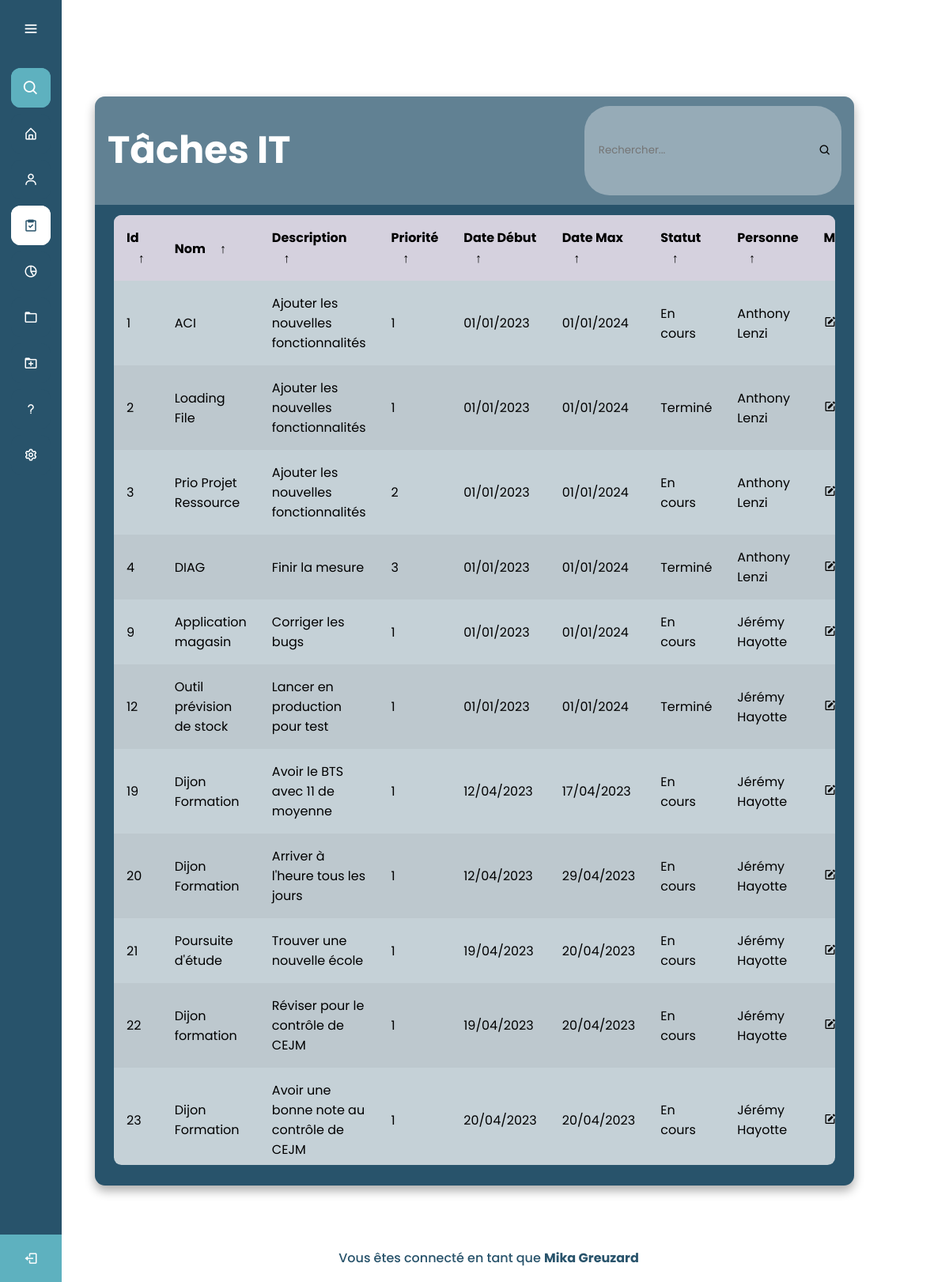
The page /PAGES/ADMIN_Tache.php (signed in) on the database its author committed.
### tables this page shows
CREATE TABLE Tache (
    IdTache INTEGER PRIMARY KEY NOT NULL,
    NomTache TEXT NOT NULL,
    DescriptionTache TEXT NOT NULL,
    PrioriteTache INTEGER NOT NULL,
    DateDebutTache TEXT NOT NULL,
    DateMaxTache TEXT NOT NULL,
    StatutTache TEXT NOT NULL,
    IdUtilisateur INTEGER NOT NULL,
    FOREIGN KEY (IdUtilisateur) REFERENCES Utilisateur(IdUtilisateur)
);

### PAGES/ADMIN_Tache.php (the view, shortened to what this page needs)
<!DOCTYPE html>
<html lang="en" dir="ltr">
  <head>
    <link rel="stylesheet" href="../CSS/ADMIN_Tache.css">
    <link href='https://unpkg.com/boxicons@2.0.7/css/boxicons.min.css' rel='stylesheet'>
   </head>
<body>
  <div class="sidebar">
    <div class="logo-details">
        <i class='bx bx-menu' id="btn" ></i>
    </div>
    <ul class="nav-list">
      <li>
          <i class='bx bx-search' ></i>
      </li>
      <li>
        <a href="../PAGES/ADMIN_Index.php">
          <i class='bx bx-home-alt Accueil'></i>
        </a>
      </li>
      <li>
       <a href="../PAGES/ADMIN_Equipe.php" class='Equipe'>
         <i class='bx bx-user Equipe' ></i>
       </a>
     </li>
     <li>
       <a href="../PAGES/ADMIN_Tache" class='Tache'>
         <i class='bx bx-task Tache'></i>
       </a>
     </li>
     <li>
       <a href="#">
         <i class='bx bx-pie-chart-alt-2' ></i>
       </a>
     </li>
     <li>
       <a href="#">
         <i class='bx bx-folder' ></i>
       </a>
     </li>
     <li>
       <a href="#">
         <i class='bx bx-folder-plus'></i>
       </a>
     </li>
     <li>
       <a href="#">
         <i class='bx bx-question-mark'></i>
       </a>
     </li>
     <li>
       <a href="#">
         <i class='bx bx-cog' ></i>
       </a>
     </li>
     <li class="profile no-animation">
        <div class="profile-details">
          <div class="name_job">
          <div class="name"><?php echo isset($_SESSION['PrenomUtilisateur']) && isset($_SESSION['NomUtilisateur']) ? $_SESSION['PrenomUtilisateur'] . ' ' . $_SESSION['NomUtilisateur'] : ''; ?></div>
          <div class="job"><?php echo isset($_SESSION['StatutUtilisateur']) ? $_SESSION['StatutUtilisateur'] : ''; ?></div>
          </div>
        </div>
        <a href="../PAGES/Login.php" class='TEST'>
          <i class='bx bx-log-out' id="log_out"></i>
        </a>
      </li>
    </ul>
  </div>
  <section class="home-section">
  <body>
    <main class="table">
        <section class="table__header">
            <h1 class='TableTitre'>Tâches <?php echo $_SESSION['ServiceUtilisateur']?></h1>
            <div class="input-group">
                <input type="search" placeholder="Rechercher...">
                <i class='bx bx-search'></i>
            </div>
        </section>
        <section class="table__body">
            <table>
                <thead>
                    <tr>
                        <th> Id <span class="icon-arrow">&UpArrow;</span></th>
                        <th> Nom <span class="icon-arrow">&UpArrow;</span></th>
                        <th> Description <span class="icon-arrow">&UpArrow;</span></th>
                        <th> Priorité <span class="icon-arrow">&UpArrow;</span></th>
                        <th> Date début <span class="icon-arrow">&UpArrow;</span></th>
                        <th> Date max <span class="icon-arrow">&UpArrow;</span></th>
                        <th> Statut <span class="icon-arrow">&UpArrow;</span></th>
                        <th> Personne <span class="icon-arrow">&UpArrow;</span></th>
                        <th> Modifier <span class="icon-arrow">&UpArrow;</span></th>
                    </tr>
                </thead>
                <tbody>
                    <?php
                      try {
                          $pdo = new PDO("sqlite:../DATABASE/bdd.sqlite");
                          $Taches = $pdo->query("SELECT Tache.*, Utilisateur.NomUtilisateur, Utilisateur.PrenomUtilisateur FROM Tache INNER JOIN Utilisateur ON Tache.IdUtilisateur = Utilisateur.IdUtilisateur WHERE Utilisateur.ServiceUtilisateur = '".$_SESSION['ServiceUtilisateur']."' AND Utilisateur.AccesUtilisateur != 'ADMIN'");
                          foreach($Taches as $Tache) {
                              print "<tr><td>" . $Tache["IdTache"] . "</td> <td>" . $Tache["NomTache"] . "</td> <td>" . $Tache["DescriptionTache"] . "</td> <td>" . $Tache["PrioriteTache"] . "</td> <td>" . $Tache["DateDebutTache"] . "</td> <td>" . $Tache["DateMaxTache"] . "</td> <td>" . $Tache["StatutTache"] . "</td> <td>" . $Tache["PrenomUtilisateur"] . " " . $Tache["NomUtilisateur"] . "</td> <td> <a href='#'><i class='bx bxs-edit tablebtn'></i></a></td> <td> <a href='#'><i class='bx bx-x tablebtn'></i></a></td> </tr>";
                            }
                      } catch (PDOException $e) {
                          die($e);
                      }
                    ?>
                </tbody>
            </table>
        </section>
    </main>
</body>
      <div class='text2'>
        Vous êtes connecté en tant que <span class='ConnectAs'><?php echo $_SESSION['PrenomUtilisateur'] . ' ' . $_SESSION['NomUtilisateur']; ?></span>
    </div>
  </section>
</body>
</html>

### CSS/ADMIN_Tache.css (style rules this page uses)
* { margin: 0; padding: 0; box-sizing: border-box; font-family: "Poppins" , sans-serif; }
.sidebar { position: fixed; left: 0; top: 0; height: 100%; width: 78px; background: #28536B; padding: 6px 14px; z-index: 99; transition: all 0.5s ease; }
.sidebar .logo-details { height: 60px; display: flex; align-items: center; position: relative; }
.sidebar .logo-details #btn { position: absolute; top: 50%; right: 0; transform: translateY(-50%); font-size: 22px; text-align: center; cursor: pointer; transition: all 0.5s ease; }
.sidebar i { color: #fff; height: 60px; min-width: 50px; font-size: 28px; text-align: center; line-height: 60px; }
.sidebar .nav-list { margin-top: 20px; height: 100%; }
.sidebar li { position: relative; margin: 8px 0; list-style: none; }
.sidebar .bx-search { position: absolute; top: 50%; left: 0; transform: translateY(-50%); font-size: 22px; background: #5EB1BF; color: #FFF; }
.sidebar li a:not(.TEST) { display: flex; height: 100%; width: 100%; border-radius: 12px; align-items: center; text-decoration: none; transition: all 0.4s ease; background: #28536B; }
.sidebar li i { height: 50px; line-height: 50px; font-size: 18px; border-radius: 12px; }
.sidebar li.profile { position: fixed; height: 60px; width: 78px; left: 0; bottom: -8px; padding: 10px 14px; background: #5EB1BF; transition: all 0.5s ease; overflow: hidden; }
.sidebar li .profile-details { display: flex; align-items: center; flex-wrap: nowrap; }
.sidebar li.profile .name, .sidebar li.profile .job { font-size: 15px; font-weight: 400; color: #fff; white-space: nowrap; }
.sidebar li.profile .job { font-size: 12px; }
.sidebar .profile #log_out { position: absolute; top: 50%; right: 0; transform: translateY(-50%); background: #5EB1BF; width: 100%; height: 60px; line-height: 60px; border-radius: 0px; transition: all 0.5s ease; }
.Tache i { background: #FFF; color: #28536B; }
.sidebar li a.Tache { background: #FFF; color: #28536B; }
.home-section { display: flex; flex-direction: column; justify-content: center; align-items: center; height: 100%; text-align: center; margin: 0 auto; }
.ConnectAs { font-weight: bold; color: #28536B; }
.text2 { color: #28536B; font-size: 1rem; font-weight: 500; margin: 18px; align-self: center; text-align: center; position: absolute; bottom: 0; left: 50%; transform: translateX(-50%); }
body { min-height: 100vh; background: url(images/html_table.jpg) center / cover; display: flex; justify-content: center; align-items: center; }
main.table { width: 80vw; height: 85vh; background-color: #28536B; backdrop-filter: blur(7px); box-shadow: 0 .4rem .8rem #0005; border-radius: .8rem; overflow: hidden; }
.table__header { width: 100%; height: 10%; background-color: #fff4; padding: .8rem 1rem; display: flex; justify-content: space-between; align-items: center; }
.TableTitre { color: #fff; font-size: 3rem; }
.table__header .input-group { width: 35%; height: 100%; background-color: #fff5; padding: 0 .8rem; border-radius: 2rem; display: flex; justify-content: center; align-items: center; transition: .2s; }
.table__header .input-group input { width: 100%; padding: 0 .5rem 0 .3rem; background-color: transparent; border: none; outline: none; }
.table__body { width: 95%; max-height: calc(89% - 1.6rem); background-color: #fffb; margin: .8rem auto; border-radius: .6rem; overflow: auto; overflow: overlay; }
table { width: 100%; }
table, th, td { border-collapse: collapse; padding: 1rem; text-align: left; }
thead th { position: sticky; top: 0; left: 0; background-color: #d5d1defe; cursor: pointer; text-transform: capitalize; }
tbody tr:nth-child(even) { background-color: #0000000b; }
tbody tr { --delay: .1s; transition: .5s ease-in-out var(--delay), background-color 0s; }
tbody tr td, tbody tr td p, tbody tr td img { transition: .2s ease-in-out; }
thead th span.icon-arrow { display: inline-block; width: 1.3rem; height: 1.3rem; border-radius: 50%; border: 1.4px solid transparent; text-align: center; font-size: 1rem; margin-left: .5rem; transition: .2s ease-in-out; }
.bx-search, .tablebtn { animation: none; text-decoration: none; color: black; }
.bx-search, .tablebtn:hover { color: #5EB1BF; }
.bx-search { color: black; }

### rows shown on the page
tache: IdTache "1", NomTache "ACI", DescriptionTache "Ajouter les nouvelles fonctionnalités", PrioriteTache "1", DateDebutTache "01/01/2023", DateMaxTache "01/01/2024", StatutTache "En cours", PrenomUtilisateur "Anthony", NomUtilisateur "Lenzi"
tache: IdTache "2", NomTache "Loading File", DescriptionTache "Ajouter les nouvelles fonctionnalités", PrioriteTache "1", DateDebutTache "01/01/2023", DateMaxTache "01/01/2024", StatutTache "Terminé", PrenomUtilisateur "Anthony", NomUtilisateur "Lenzi"
tache: IdTache "3", NomTache "Prio Projet Ressource", DescriptionTache "Ajouter les nouvelles fonctionnalités", PrioriteTache "2", DateDebutTache "01/01/2023", DateMaxTache "01/01/2024", StatutTache "En cours", PrenomUtilisateur "Anthony", NomUtilisateur "Lenzi"
tache: IdTache "4", NomTache "DIAG", DescriptionTache "Finir la mesure", PrioriteTache "3", DateDebutTache "01/01/2023", DateMaxTache "01/01/2024", StatutTache "Terminé", PrenomUtilisateur "Anthony", NomUtilisateur "Lenzi"
tache: IdTache "9", NomTache "Application magasin", DescriptionTache "Corriger les bugs", PrioriteTache "1", DateDebutTache "01/01/2023", DateMaxTache "01/01/2024", StatutTache "En cours", PrenomUtilisateur "Jérémy", NomUtilisateur "Hayotte"
tache: IdTache "12", NomTache "Outil prévision de stock", DescriptionTache "Lancer en production pour test", PrioriteTache "1", DateDebutTache "01/01/2023", DateMaxTache "01/01/2024", StatutTache "Terminé", PrenomUtilisateur "Jérémy", NomUtilisateur "Hayotte"
tache: IdTache "19", NomTache "Dijon Formation", DescriptionTache "Avoir le BTS avec 11 de moyenne", PrioriteTache "1", DateDebutTache "12/04/2023", DateMaxTache "17/04/2023", StatutTache "En cours", PrenomUtilisateur "Jérémy", NomUtilisateur "Hayotte"
tache: IdTache "20", NomTache "Dijon Formation", DescriptionTache "Arriver à l'heure tous les jours", PrioriteTache "1", DateDebutTache "12/04/2023", DateMaxTache "29/04/2023", StatutTache "En cours", PrenomUtilisateur "Jérémy", NomUtilisateur "Hayotte"
tache: IdTache "21", NomTache "Poursuite d'étude", DescriptionTache "Trouver une nouvelle école", PrioriteTache "1", DateDebutTache "19/04/2023", DateMaxTache "20/04/2023", StatutTache "En cours", PrenomUtilisateur "Jérémy", NomUtilisateur "Hayotte"
tache: IdTache "22", NomTache "Dijon formation", DescriptionTache "Réviser pour le contrôle de CEJM", PrioriteTache "1", DateDebutTache "19/04/2023", DateMaxTache "20/04/2023", StatutTache "En cours", PrenomUtilisateur "Jérémy", NomUtilisateur "Hayotte"
tache: IdTache "23", NomTache "Dijon Formation", DescriptionTache "Avoir une bonne note au contrôle de CEJM", PrioriteTache "1", DateDebutTache "20/04/2023", DateMaxTache "20/04/2023", StatutTache "En cours", PrenomUtilisateur "Jérémy", NomUtilisateur "Hayotte"

### other values the page prints
$_SESSION['ServiceUtilisateur'] "IT"
$_SESSION['PrenomUtilisateur'] "Mika"
$_SESSION['NomUtilisateur'] "Greuzard"
